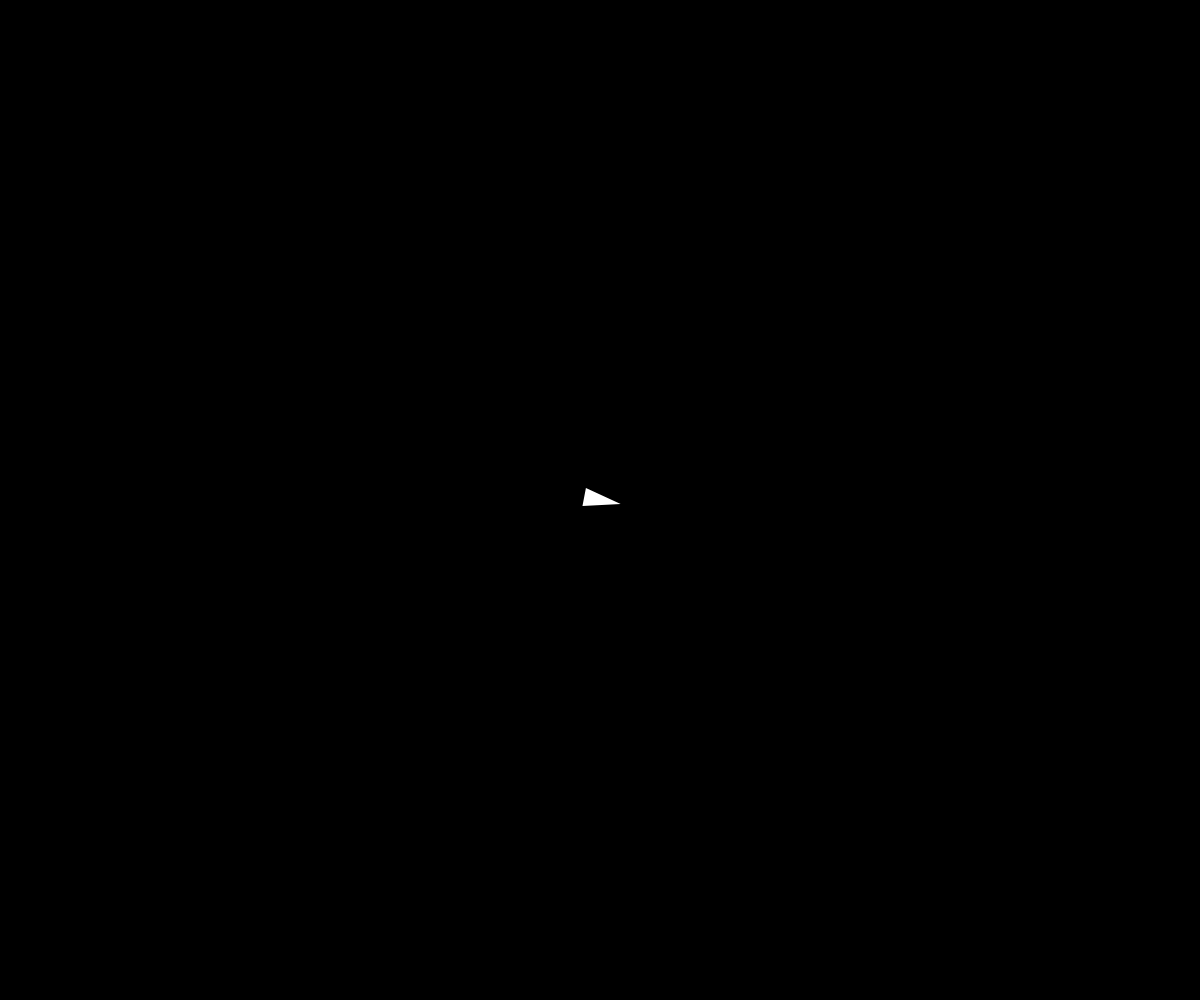
Frame 1 (no input)
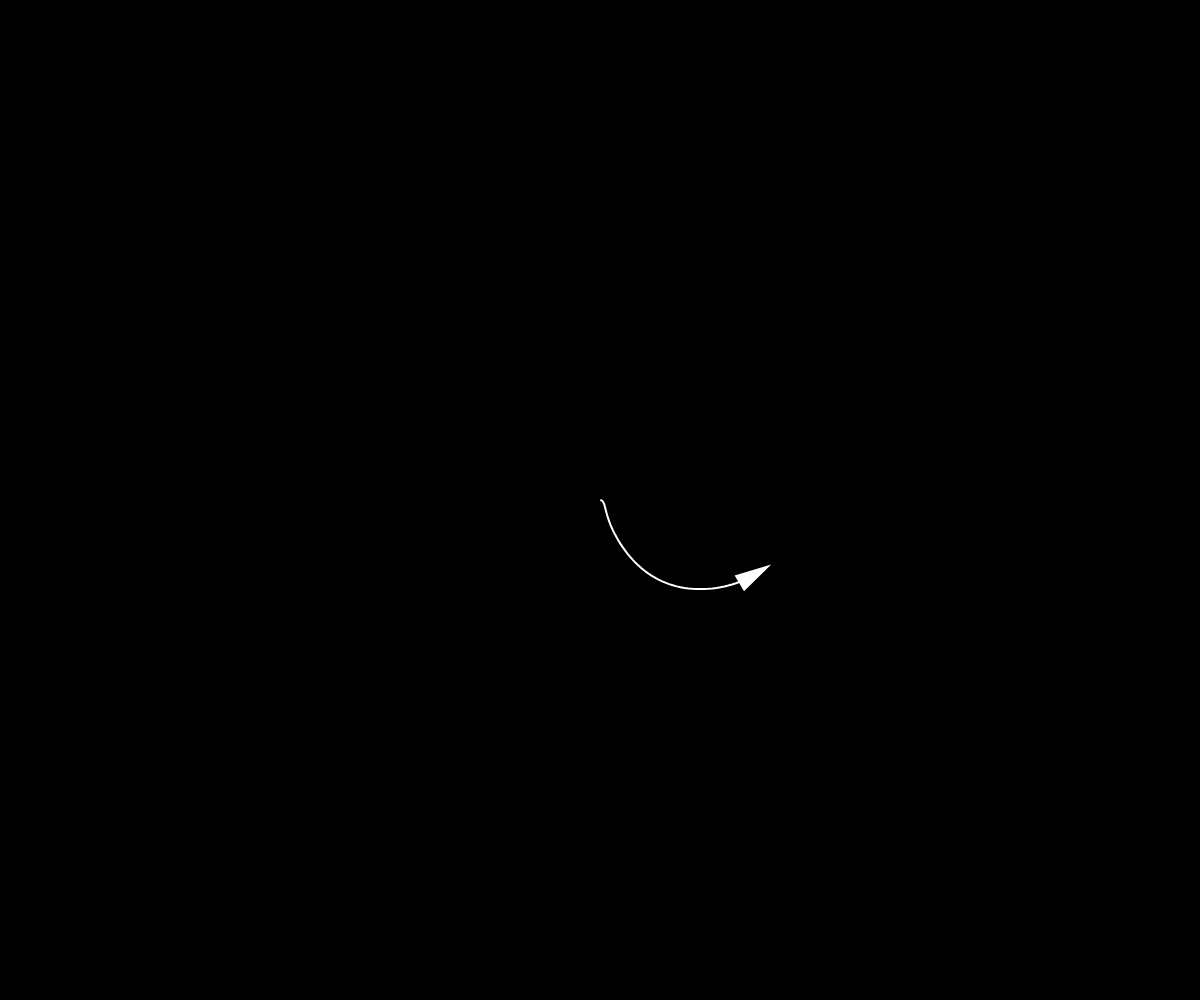
Frame 60 (no input)
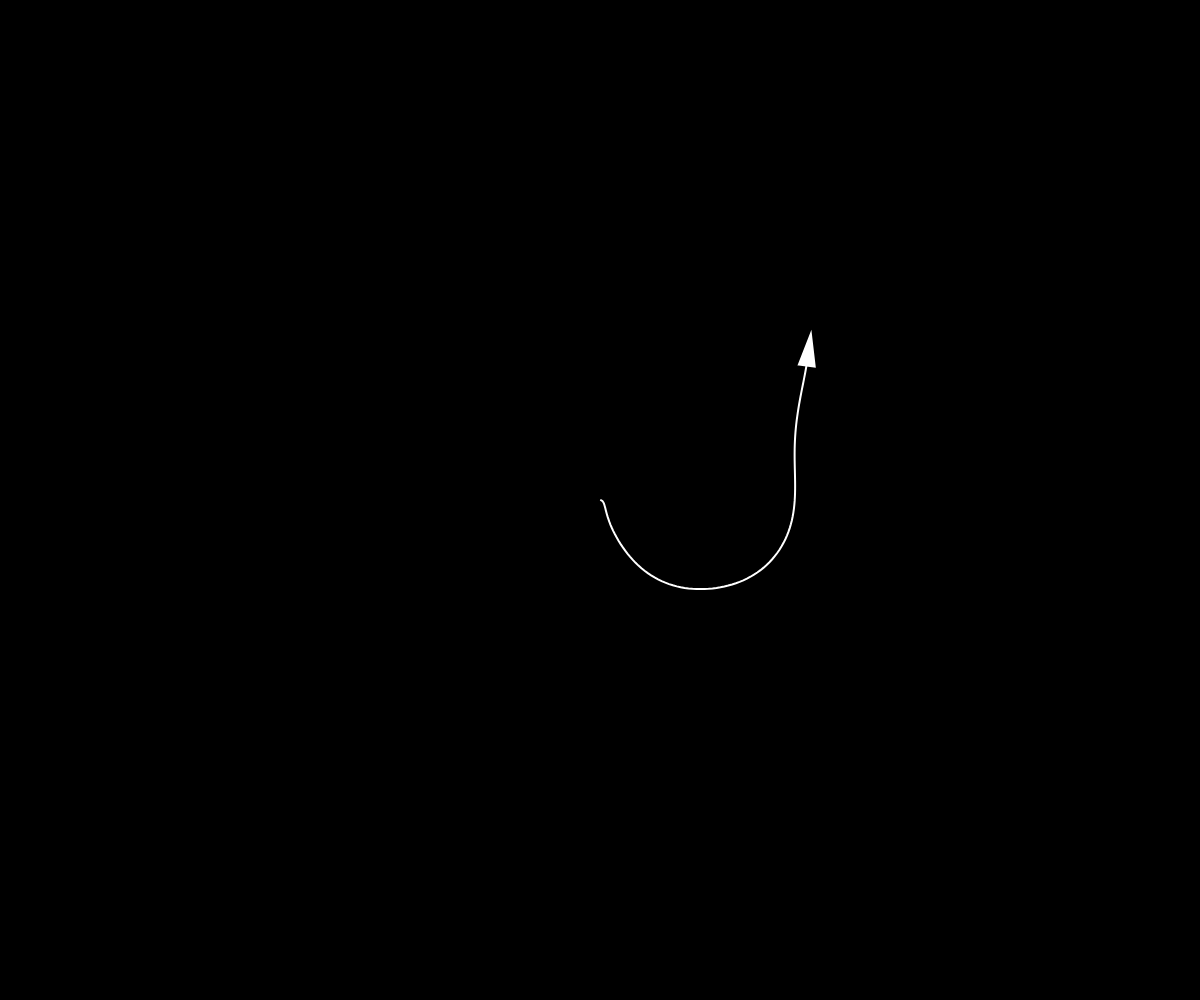
Frame 120 (the mouse pressed at the canvas centre since frame 60)

The p5.js sketch that drew these frames (run headless with seeded random() and noise() and a simulated clock; from frame 60 on, the mouse is pressed at the canvas centre):

// p5.js sketch
// ── sketch.js
// Wander (Perlin Noise)
// The Nature of Code
// The Coding Train / Daniel Shiffman
// https://youtu.be/ujsR2vcJlLk
// https://thecodingtrain.com/learning/nature-of-code/5.5-wander.html

// Main: https://editor.p5js.org/codingtrain/sketches/LVtVlS52Q
// With Sliders: https://editor.p5js.org/codingtrain/sketches/uxemh7FGc
// Deleting Positions: https://editor.p5js.org/codingtrain/sketches/EWHjy--Os
// 3D: https://editor.p5js.org/codingtrain/sketches/t6sFXmVrk
// Displacement: https://editor.p5js.org/codingtrain/sketches/VdHUvgHkm
// Perlin Noise: https://editor.p5js.org/codingtrain/sketches/XH2DtikuI

let vehicle;

function setup() {
  createCanvas(windowWidth, windowHeight);
  vehicle = new Vehicle(width / 2, height / 2);
}

function draw() {
  background(0);

  vehicle.wander();

  vehicle.update();
  vehicle.show();
  vehicle.edges();
}

// ── vehicle.js
// Wander (Perlin Noise)
// The Nature of Code
// The Coding Train / Daniel Shiffman
// https://youtu.be/ujsR2vcJlLk
// https://thecodingtrain.com/learning/nature-of-code/5.5-wander.html

// Main: https://editor.p5js.org/codingtrain/sketches/LVtVlS52Q
// With Sliders: https://editor.p5js.org/codingtrain/sketches/uxemh7FGc
// Deleting Positions: https://editor.p5js.org/codingtrain/sketches/EWHjy--Os
// 3D: https://editor.p5js.org/codingtrain/sketches/t6sFXmVrk
// Displacement: https://editor.p5js.org/codingtrain/sketches/VdHUvgHkm
// Perlin Noise: https://editor.p5js.org/codingtrain/sketches/XH2DtikuI

class Vehicle {
  constructor(x, y) {
    this.pos = createVector(x, y);
    this.vel = createVector(1, 0);
    this.acc = createVector(0, 0);
    this.maxSpeed = 4;
    this.maxForce = 0.2;
    this.r = 16;

    this.wanderTheta = PI / 2;
    this.xoff = 0;

    this.currentPath = [];
    this.paths = [this.currentPath];
  }

  wander() {
    let angle = noise(this.xoff) * TWO_PI * 2;
    let steer = p5.Vector.fromAngle(angle);
    steer.setMag(this.maxForce);
    this.applyForce(steer);
    this.xoff += 0.01;
  }

  evade(vehicle) {
    let pursuit = this.pursue(vehicle);
    pursuit.mult(-1);
    return pursuit;
  }

  pursue(vehicle) {
    let target = vehicle.pos.copy();
    let prediction = vehicle.vel.copy();
    prediction.mult(10);
    target.add(prediction);
    fill(0, 255, 0);
    circle(target.x, target.y, 16);
    return this.seek(target);
  }

  arrive(target) {
    // 2nd argument true enables the arrival behavior
    return this.seek(target, true);
  }

  flee(target) {
    return this.seek(target).mult(-1);
  }

  seek(target, arrival = false) {
    let force = p5.Vector.sub(target, this.pos);
    let desiredSpeed = this.maxSpeed;
    if (arrival) {
      let slowRadius = 100;
      let distance = force.mag();
      if (distance < slowRadius) {
        desiredSpeed = map(distance, 0, slowRadius, 0, this.maxSpeed);
      }
    }
    force.setMag(desiredSpeed);
    force.sub(this.vel);
    force.limit(this.maxForce);
    return force;
  }

  applyForce(force) {
    this.acc.add(force);
  }

  update() {
    this.vel.add(this.acc);
    this.vel.limit(this.maxSpeed);
    this.pos.add(this.vel);
    this.acc.set(0, 0);

    this.currentPath.push(this.pos.copy());

    // Count positions
    let total = 0;
    for (let path of this.paths) {
      total += path.length;
    }

    if (total > 200 || (total > 10 && millis() > 3000)) {
      this.paths[0].shift();
      if (this.paths[0].length === 0) {
        this.paths.shift();
      }
    }
  }

  show() {
    stroke(255);
    strokeWeight(2);
    fill(255);
    push();
    translate(this.pos.x, this.pos.y);
    rotate(this.vel.heading());
    triangle(-this.r, -this.r / 2, -this.r, this.r / 2, this.r, 0);
    pop();

    for (let path of this.paths) {
      beginShape();
      noFill();
      for (let v of path) {
        vertex(v.x, v.y);
      }
      endShape();
    }
  }

  edges() {
    let hitEdge = false;
    if (this.pos.x > width + this.r) {
      this.pos.x = -this.r;
      hitEdge = true;
    } else if (this.pos.x < -this.r) {
      this.pos.x = width + this.r;
      hitEdge = true;
    }
    if (this.pos.y > height + this.r) {
      this.pos.y = -this.r;
      hitEdge = true;
    } else if (this.pos.y < -this.r) {
      this.pos.y = height + this.r;
      hitEdge = true;
    }

    if (hitEdge) {
      this.currentPath = [];
      this.paths.push(this.currentPath);
    }
  }
}

class Target extends Vehicle {
  constructor(x, y) {
    super(x, y);
    this.vel = p5.Vector.random2D();
    this.vel.mult(5);
  }

  show() {
    stroke(255);
    strokeWeight(2);
    fill("#F063A4");
    push();
    translate(this.pos.x, this.pos.y);
    circle(0, 0, this.r * 2);
    pop();
  }
}
